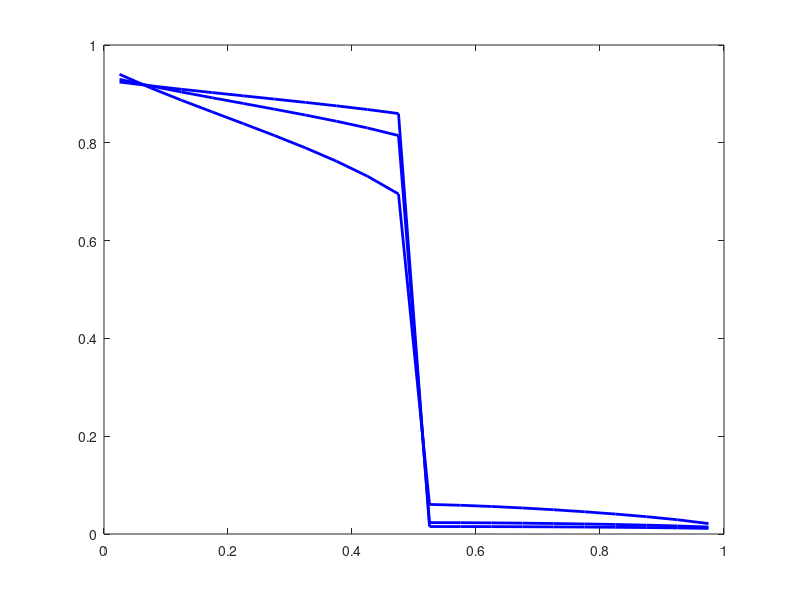

This figure's MATLAB source: (Note: this script raises an error after producing the figure.)
clc;clear all;close all

%%
% load results from literature Ran, et al. (https://doi.org/10.1016/j.jcp.2019.108920)
load Tempcell_ref_20.dat; % load temperature results for L=20nm

load Tempcell_ref_50.dat; % load temperature results for L=50nm

load Tempcell_ref_220.dat; % load temperature results for L=220nm

plot(Tempcell_ref_20(:,1)/20e-9,Tempcell_ref_20(:,4),'b','LineWidth',2);
hold on
plot(Tempcell_ref_50(:,1)/50e-9,Tempcell_ref_50(:,4),'b','LineWidth',2);
hold on
h1=plot(Tempcell_ref_220(:,1)/220e-9,Tempcell_ref_220(:,4),'b','LineWidth',2);
hold on

%%
% compare temperature results from GiftBTE and literature Ran, et al.
load 20nm/TempLattice.dat; % load temperature results calculated from GiftBTE for L=20nm
scatter(TempLattice(:,2)/20e-9,TempLattice(:,4),80,'r'); % non-dimensional x position versus temperature
hold on

load 50nm/TempLattice.dat; % load temperature results calculated from GiftBTE for L=50nm
scatter(TempLattice(:,2)/50e-9,TempLattice(:,4),80,'r'); % non-dimensional x position versus temperature
hold on

load 220nm/TempLattice.dat; % load temperature results calculated from GiftBTE for L=220nm
h2=scatter(TempLattice(:,2)/220e-9,TempLattice(:,4),80,'r'); % non-dimensional x position versus temperature
hold on

%%
legend([h1 h2],'Ran et al','GiftBTE','FontSize',24,'Location','Southwest');
legend boxoff

xlabel('X*','FontSize',24);

ylabel('T*','FontSize',24);

set(gca,'FontSize',24);

text(0.5,0.9,'L=20 nm','FontSize',24)

text(0.5,0.8,'L=50 nm','FontSize',24)

text(0.5,0.6,'L=220 nm','FontSize',24)

box on
